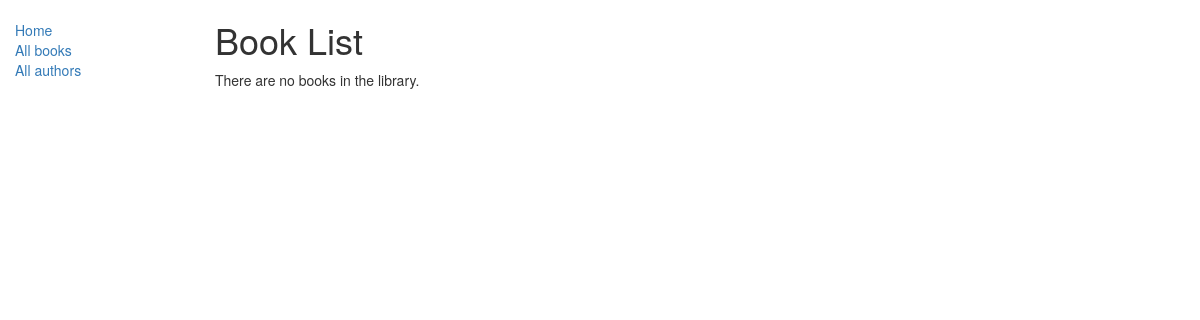
/catalog/book/, run on an earlier commit of the app's database.
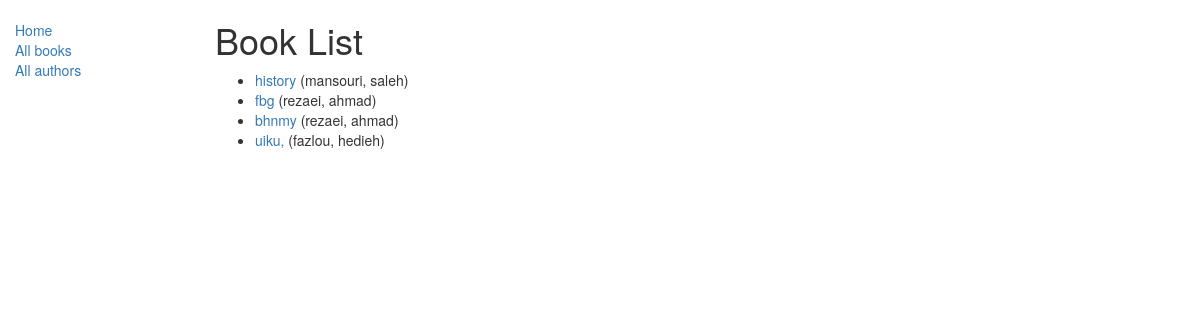
And on a later commit of the database.
### catalog/models.py (models this page shows, shortened)
class Book(models.Model):
    title = models.CharField(max_length=200)
    author = models.ForeignKey('Author', on_delete=models.SET_NULL, null=True)
    summary = models.TextField(max_length=1000, help_text="Enter a brief description of the book")
    isbn = models.CharField('ISBN', max_length=13,
                            help_text='13 Character <a href="https://www.isbn-international.org/content/what-isbn">ISBN number</a>')
    genre = models.ManyToManyField(Genre, help_text="Select a genre for this book")
    def get_absolute_url(self):
        return reverse('book-detail', args=[str(self.id)])

class Author(models.Model):
    first_name = models.CharField(max_length=100)
    last_name = models.CharField(max_length=100)
    date_of_birth = models.DateField(null=True, blank=True)
    date_of_death = models.DateField('Died', null=True, blank=True)
    def __str__(self):
        return '%s, %s' % (self.last_name, self.first_name)

### catalog/views.py (the view)
class BookListView(generic.ListView):
    model = models.Book
    template_name = 'book_list.html'

### catalog/templates/book_list.html
{% extends "base_generic.html" %}
{% block content %}
    <h1>Book List</h1>
    {% if book_list %}
    <ul>
      {% for book in book_list %}
      <li>
        <a href="{{ book.get_absolute_url }}">{{ book.title }}</a> ({{book.author}})
      </li>
      {% endfor %}
    </ul>
    {% else %}
      <p>There are no books in the library.</p>
    {% endif %}
{% endblock %}

### catalog/templates/base_generic.html (shortened to what this page needs)
<!DOCTYPE html>
<html lang="en">
<head>
  <link rel="stylesheet" href="https://maxcdn.bootstrapcdn.com/bootstrap/3.3.7/css/bootstrap.min.css">
  {% load static %}
  <link rel="stylesheet" href="{% static 'styles.css' %}">
</head>
<body>
  <div class="container-fluid">
    <div class="row">
      <div class="col-sm-2">
      {% block sidebar %}
      <ul class="sidebar-nav">
          <li><a href="{% url 'index' %}">Home</a></li>
          <li><a href="{% url 'book' %}">All books</a></li>
          <li><a href="{% url 'authors' %}">All authors</a></li>
      </ul>
     {% endblock %}
      </div>
      <div class="col-sm-10 ">
      {% block content %}{% endblock %}
      </div>
    </div>
  </div>
</body>
</html>

### catalog/static/styles.css (style rules this page uses)
.sidebar-nav { margin-top: 20px; padding: 0; list-style: none; }

What changed in the data, as far as the page shows it:
added Book: title "history", author "mansouri, saleh"
added Book: title "fbg", author "rezaei, ahmad"
added Book: title "bhnmy", author "rezaei, ahmad"
added Book: title "uiku,", author "fazlou, hedieh"
Also different on the page:
text no longer shown: "There are no books in the library."
